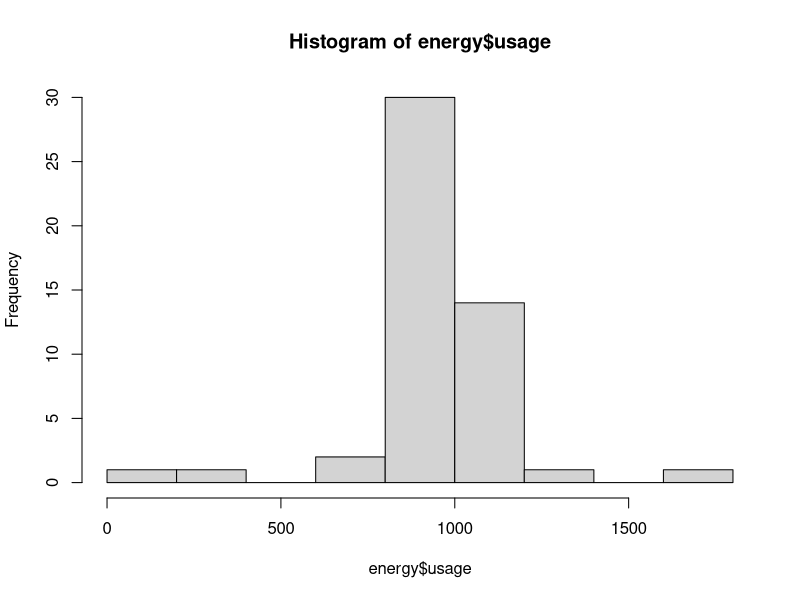
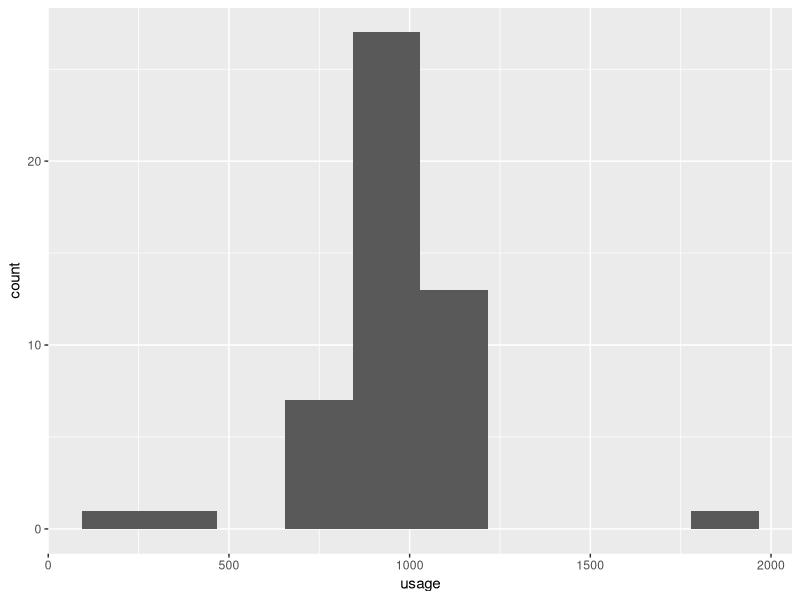

Recreate these plots in R, in order.
## ---- chunk 1
alpha <- 0.02
t <- (-2.373)
n <- 28
pvalue <- 2 * (1 - pt(abs(t), n - 1))
pvalue
pvalue < alpha
## ---- chunk 2
energy <- read.csv("./data/energy.csv")
## ---- chunk 3
hist(energy$usage)
## ---- chunk 4
library(ggplot2)
ggplot(energy, aes(x = usage)) +
  geom_histogram(bins = 10)
## ---- chunk 5
# Population
mu <- 909
sigma <- 105

# Sample
alpha <- 0.05
xbar <- mean(energy$usage)
n <- length(energy$usage)
s <- sd(energy$usage)

xbar
s
## ---- chunk 6
zstar <- 1 - qnorm(1 - alpha)
## ---- chunk 7
alpha <- 0.05

stderr <- sigma / sqrt(n)
z <- (xbar - mu) / stderr
z

pvalue <- 1 - pnorm(z)
pvalue

pvalue < alpha
